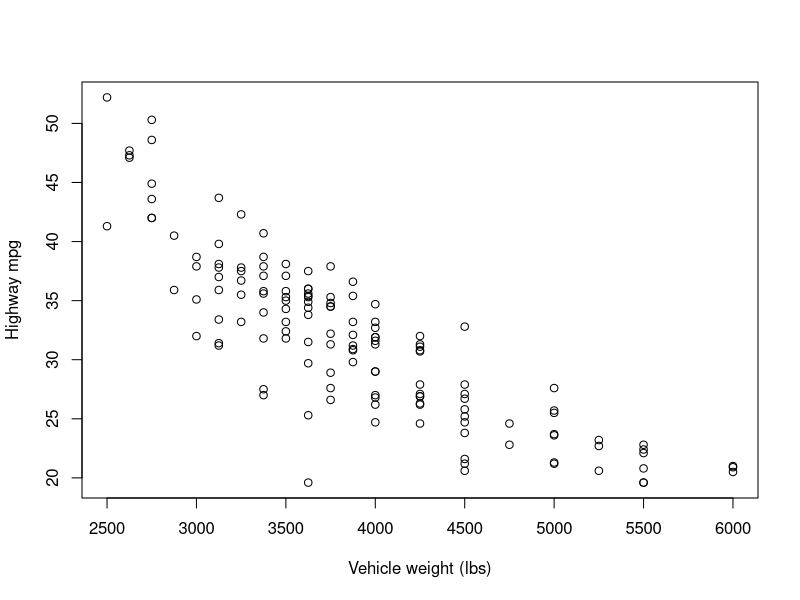
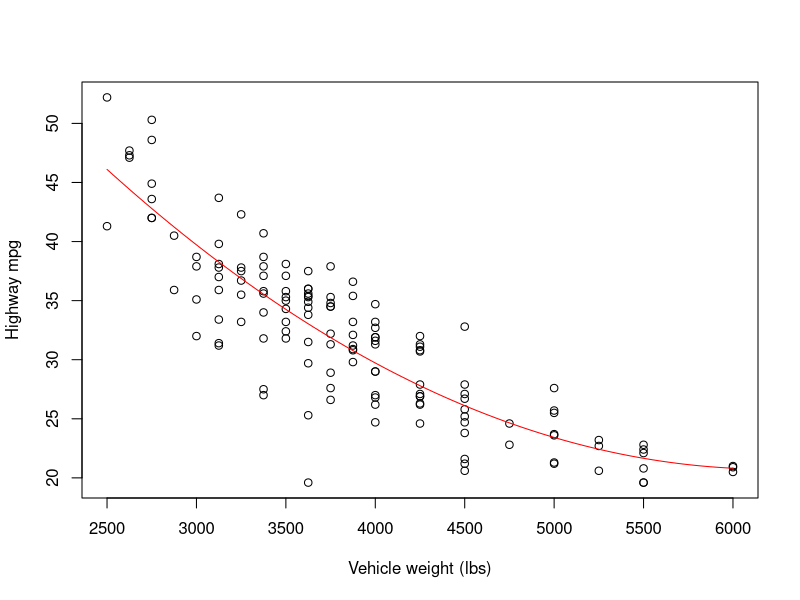
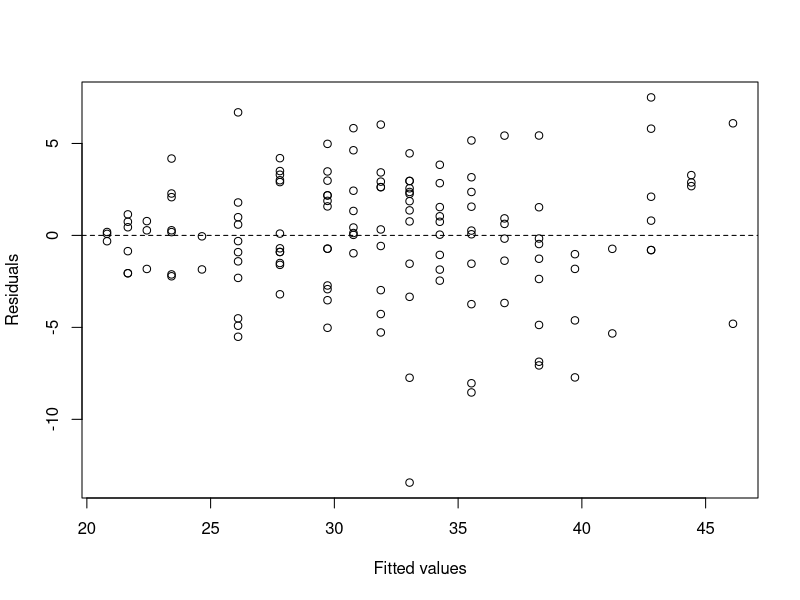
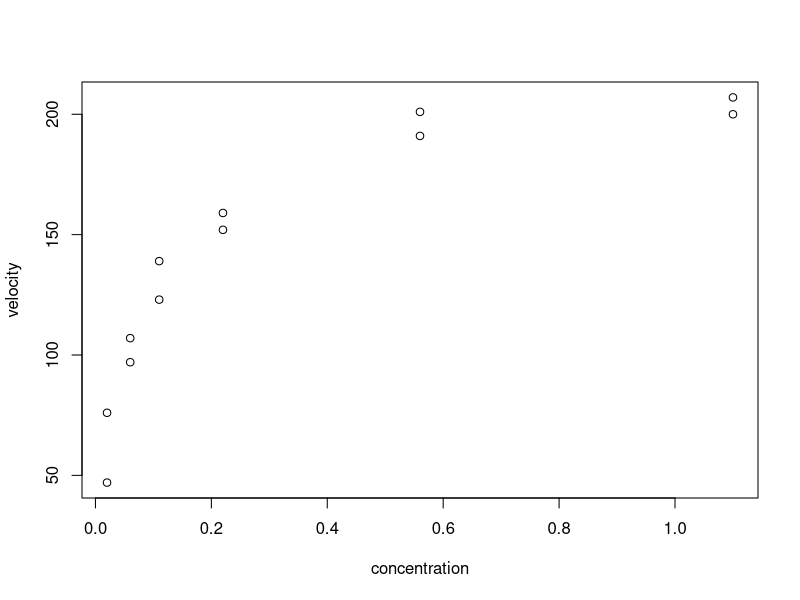
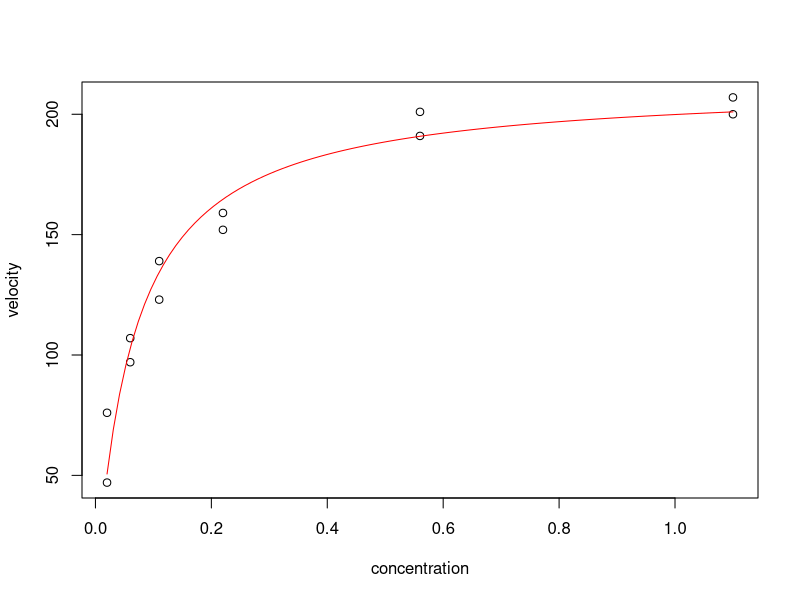
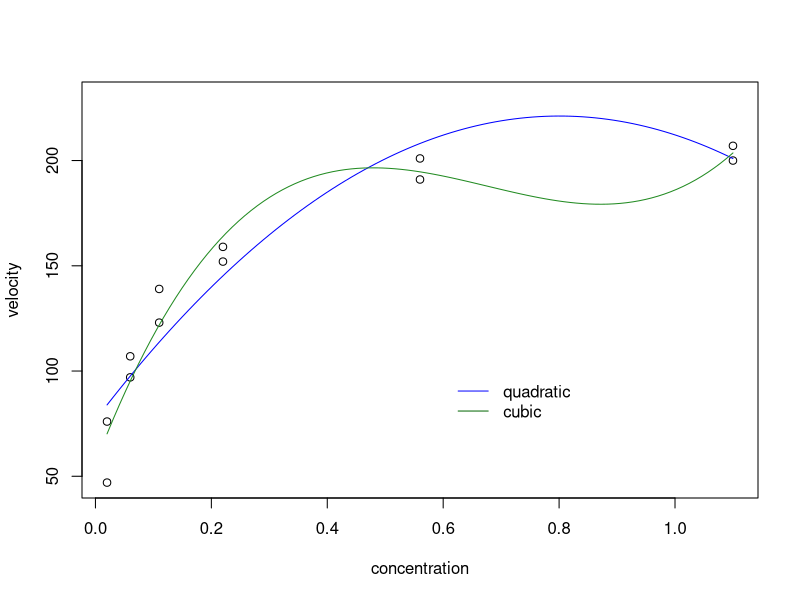

Write the R code that produced these figures, in order.
## ---- chunk 1
knitr::opts_chunk$set(fig.width = 5, fig.height = 4.5, fig.align = "center") 
## ---- chunk 2
cars <- read.table("data/cars.txt", head = T, stringsAsFactors = T)
with(cars, plot(mpghw ~ weight, xlab = "Vehicle weight (lbs)", ylab = "Highway mpg"))
## ---- chunk 3
quad <- lm(mpghw ~ weight + I(weight^2), data = cars)
summary(quad)
## ---- chunk 4
cubic <- lm(mpghw ~ weight + I(weight^2) + I(weight^3), data = cars)
summary(cubic)
## ---- chunk 5
with(cars, plot(mpghw ~ weight, xlab = "Vehicle weight (lbs)", ylab = "Highway mpg"))
  
quad <- with(cars, lm(mpghw ~ weight + I(weight^2)))
quad.coef <- as.vector(coefficients(quad))

quad.fit <- function(x) quad.coef[1] + quad.coef[2] * x + quad.coef[3] * x^2
  
curve(quad.fit, from = min(cars$weight), to = max(cars$weight), add = TRUE, col = "red")
  
plot(x = fitted(quad), y = resid(quad), xlab = "Fitted values", ylab = "Residuals")
abline(h = 0, lty = "dashed")
## ---- chunk 6
puromycin <- read.table("data/puromycin.txt", head = T, stringsAsFactors = T)
with(puromycin, plot(velocity ~ conc, xlab = "concentration", ylab = "velocity"))
## ---- chunk 7
fm1 <- nls(velocity ~ theta1 * conc / (theta2 + conc), data = puromycin, 
             start = list(theta1 = 200, theta2 = 0.1))
summary(fm1)
## ---- chunk 8
with(puromycin, plot(velocity ~ conc, xlab = "concentration", ylab = "velocity"))
mm.fit <- function(x) (212.7 * x) / (0.06412 + x)
curve(mm.fit, from = min(puromycin$conc), to = max(puromycin$conc), col = "red", add = TRUE)
## ---- chunk 9
quad <- lm(velocity ~ conc + I(conc^2), data = puromycin)
cubic <- lm(velocity ~ conc + I(conc^2) + I(conc^3), data = puromycin)

quad.coef <- as.vector(coefficients(quad))
quad.fit <- function(x) quad.coef[1] + quad.coef[2] * x + quad.coef[3] * x^2

cubic.coef <- as.vector(coefficients(cubic))
cubic.fit <- function(x) cubic.coef[1] + cubic.coef[2] * x + cubic.coef[3] * x^2 + cubic.coef[4] * x^3
  
with(puromycin, plot(velocity ~ conc, xlab = "concentration", ylab = "velocity", ylim = c(min(velocity), 230)))
curve(quad.fit, from = min(puromycin$conc), to = max(puromycin$conc), add = TRUE, col = "blue")
curve(cubic.fit, from = min(puromycin$conc), to = max(puromycin$conc), add = TRUE, col = "forestgreen")
  
legend(x = 0.6, y = 100, legend = c("quadratic", "cubic"), col = c("blue", "darkgreen"), lty = "solid", bty = "n")
